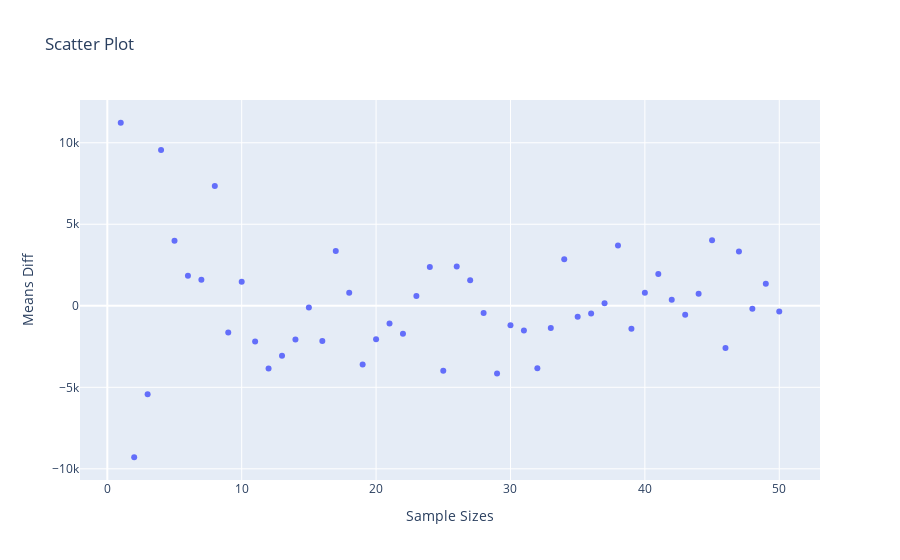

Source (notebook cell):
### Markdown cell above
21 - Make a scatter plot with sample size on the x-axs and  mean difference on the y-axis. Observe as the sample size increases, the sample means converge to the population mean.

### Code cell
import plotly.offline as py 
import plotly.graph_objs as go 
py.init_notebook_mode(connected=True)
from plotly import tools
trace0 = go.Scatter(x=sample_sizes,
                    y=means_diff,
                    mode='markers'
                    )
data=[trace0]
layout = go.Layout(
    title='Scatter Plot',
    xaxis={'title': 'Sample Sizes'},
    yaxis={
        'title': 'Means Diff'
    })

fig = go.Figure(data=data, layout=layout)

fig.show()

### Figure 1 — Plotly figure (JSON) as saved in the notebook; plotly's stock layout.template omitted (floating-point values rounded to 4 significant figures)
{"data": [{"mode": "markers", "type": "scatter", "x": [3, 31, 45, 32, 49, 29, 2, 16, 15, 44, 22, 9, 27, 24, 11, 30, 50, 28, 1, 14, 5, 41, 34, 47, 48, 38, 18, 39, 37, 19, 36, 7, 12, 43, 13, 40, 4, 17, 26, 21, 8, 25, 42, 46, 23, 35, 10, 33, 6, 20], "y": [-5428.0, -1513.0, 4020.0, -3838.0, 1357.0, -4149.0, -9291.0, -2162.0, -108.0, 731.8, -1712.0, -1643.0, 1562.0, 2373.0, -2190.0, -1191.0, -351.5, -440.3, 11230.0, -2061.0, 3994.0, 1957.0, 2858.0, 3323.0, -178.9, 3702.0, 794.1, -1409.0, 157.0, -3595.0, -472.8, 1594.0, -3845.0, -543.4, -3062.0, 796.6, 9547.0, 3361.0, 2402.0, -1079.0, 7353.0, -3990.0, 368.7, -2591.0, 596.8, -668.8, 1480.0, -1365.0, 1839.0, -2053.0]}], "layout": {"title": {"text": "Scatter Plot"}, "xaxis": {"title": {"text": "Sample Sizes"}}, "yaxis": {"title": {"text": "Means Diff"}}}}
